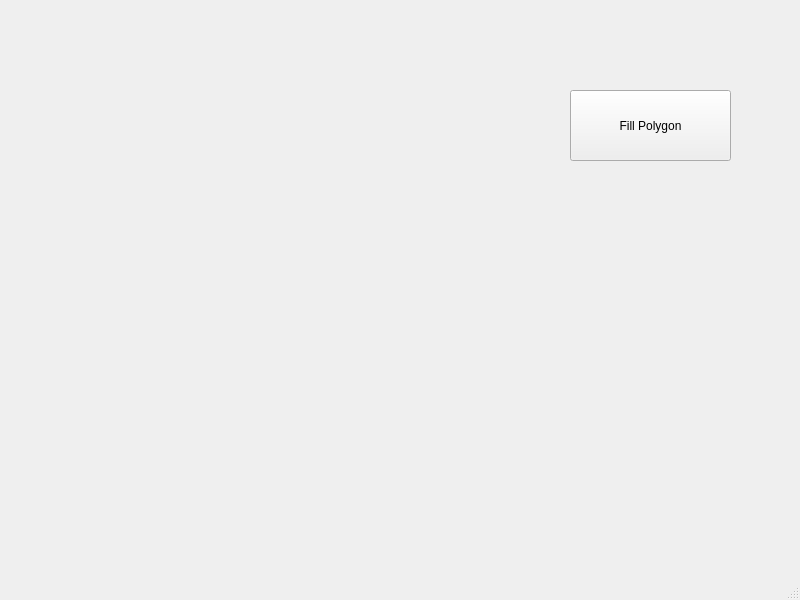
<?xml version="1.0" encoding="UTF-8"?>
<ui version="4.0">
 <class>MainWindow</class>
 <widget class="QMainWindow" name="MainWindow">
  <property name="geometry">
   <rect>
    <x>0</x>
    <y>0</y>
    <width>800</width>
    <height>600</height>
   </rect>
  </property>
  <property name="windowTitle">
   <string>MainWindow</string>
  </property>
  <widget class="QWidget" name="centralwidget">
   <widget class="QLabel" name="drawingArea">
    <property name="geometry">
     <rect>
      <x>0</x>
      <y>0</y>
      <width>500</width>
      <height>500</height>
     </rect>
    </property>
    <property name="text">
     <string/>
    </property>
   </widget>
   <widget class="QPushButton" name="pushButton">
    <property name="geometry">
     <rect>
      <x>570</x>
      <y>90</y>
      <width>161</width>
      <height>71</height>
     </rect>
    </property>
    <property name="text">
     <string>Fill Polygon</string>
    </property>
   </widget>
  </widget>
  <widget class="QMenuBar" name="menubar">
   <property name="geometry">
    <rect>
     <x>0</x>
     <y>0</y>
     <width>800</width>
     <height>22</height>
    </rect>
   </property>
  </widget>
  <widget class="QStatusBar" name="statusbar"/>
 </widget>
 <resources/>
 <connections/>
</ui>
